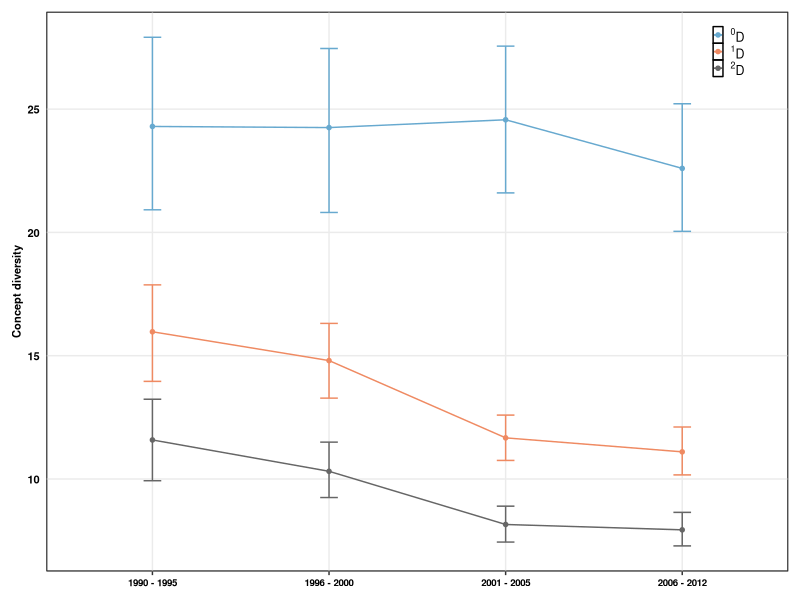

This chart was generated by the following R code:
#################################################
# Figures for alpha diversity (orders 0, 1, 2)  #
#################################################

require(rms)
require(ggplot2)
require(dplyr)
require(reshape2)

###########
# Data ####
###########

alpha_div<-read.csv("Cleaned_Data/integration_AlphaDiv_orders.csv",stringsAsFactors = FALSE)

# calculate means and bootstrapped CIs

alpha_divs<- alpha_div %>%
  group_by(TimeWindow, Order) %>%
  do(data.frame(rbind(smean.cl.boot(.$Estimator, B=1000))))


# arrange data for figures

alpha_divs$TimeWindow<-as.character(alpha_divs$TimeWindow)
alpha_divs$TimeWindow<-ifelse(alpha_divs$TimeWindow=="1990_1995","1990 - 1995",alpha_divs$TimeWindow)
alpha_divs$TimeWindow<-ifelse(alpha_divs$TimeWindow=="1996_2000","1996 - 2000",alpha_divs$TimeWindow)
alpha_divs$TimeWindow<-ifelse(alpha_divs$TimeWindow=="2001_2005","2001 - 2005",alpha_divs$TimeWindow)
alpha_divs$TimeWindow<-ifelse(alpha_divs$TimeWindow=="2006_2012","2006 - 2012",alpha_divs$TimeWindow)
alpha_divs$TimeWindow<-as.factor(alpha_divs$TimeWindow)
alpha_divs$TimeWindow <- factor(alpha_divs$TimeWindow, levels = c("1990 - 1995","1996 - 2000","2001 - 2005","2006 - 2012"))

alpha_divs$Order<-as.factor(alpha_divs$Order)
alpha_divs$Order <- factor(alpha_divs$Order, levels = c("0","1","2"))

colnames(alpha_divs)[3]<-"Estimator"

# figure

bb<-ggplot(data=alpha_divs,aes(x=TimeWindow,y=Estimator,group=Order,colour=Order))+
   geom_point(shape=20,size=2) +
  geom_errorbar(data=alpha_divs,aes(ymin=Lower,ymax=Upper),width=0.1)+
  geom_line(size=0.5)+
  scale_colour_manual(name="",labels=c("0"=expression(paste(""^0,"D")),"1"= expression(paste(""^1,"D")),"2"= expression(paste(""^2,"D"))),
                      values = c("0"="#67a9cf","1" = "#ef8a62","2" ="gray40"))+
  labs(x = "", y = "Concept diversity")
 
DivParts<-bb+ theme_bw()+theme(axis.title.x=element_blank(),
                               axis.title.y=element_text(colour="black",face=c("bold"),size=8),
                               axis.text.y=element_text(colour="black",face="bold",size=8),
                               axis.text.x=element_text(colour="black",face="bold",size=7),
                               axis.ticks.y=element_line(colour="transparent"),
                               legend.background=element_rect(fill="transparent"),
                               legend.key=element_rect(fill="transparent"),legend.key.size = unit(0.25, "cm"),
                               legend.text=element_text(size=9),
                               legend.position=c(0.92,0.95),legend.direction="vertical",
                               panel.background =element_rect(fill="transparent",colour="black"),panel.grid.minor=element_blank(),
                               plot.margin=unit(c(0.3,0.3,0.3,0.3), "cm"))

png(filename="Figures/Integr_Alpha_orders_final.png", 
    type="cairo",
    units="in", 
    width=4, 
    height=4,  
    pointsize=2, 
    res=1000)

DivParts


dev.off()
